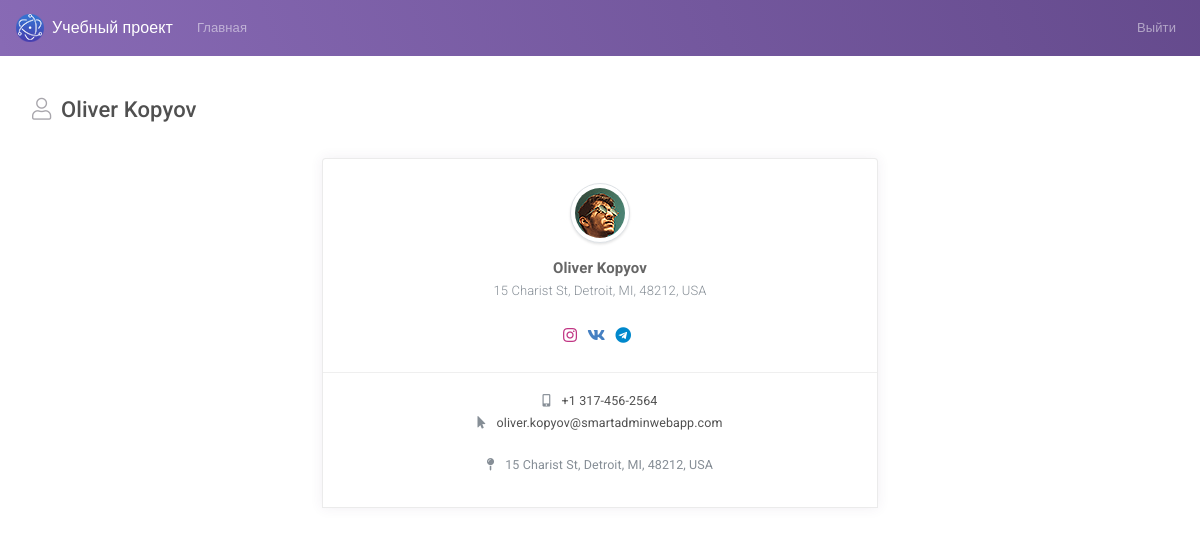
/page_profile.php (signed in), run on an earlier commit of the app's database.
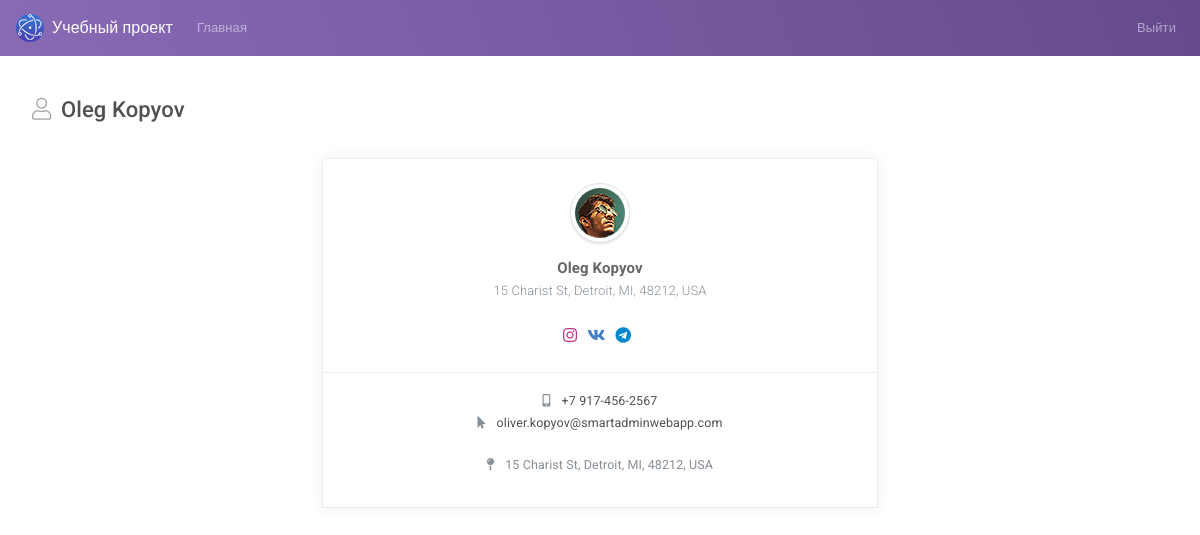
And on a later commit of the database.
### tables this page shows
CREATE TABLE IF NOT EXISTS `users` (
  `id` int(11) NOT NULL AUTO_INCREMENT,
  `email` varchar(100) NOT NULL,
  `phone` varchar(50) DEFAULT NULL,
  `address` varchar(255) DEFAULT NULL,
  `job_title` varchar(50) DEFAULT NULL,
  `name` varchar(50) NOT NULL,
  `password` varchar(255) NOT NULL,
  `role` tinyint(2) NOT NULL DEFAULT '1',
  `img` varchar(255) DEFAULT NULL,
  `status` varchar(20) DEFAULT NULL,
  `vk` varchar(255) DEFAULT NULL,
  `telegram` varchar(255) DEFAULT NULL,
  `instagram` varchar(255) DEFAULT NULL,
  PRIMARY KEY (`id`)
);

### functions.php (called while the page is built, shortened)
<?php
include_once 'db.php';
function is_not_logged_in()
{
    return (!isset($_SESSION['user']) && empty($_SESSION['user']));
}
function get_user_by_id(int $id)
{
    global $pdo;
    $query = "SELECT * FROM users WHERE id = (:id)";
    $params = ['id' => intval($id)];
    $statement = $pdo->prepare($query);
    $statement->execute($params);
    return $statement->fetch(PDO::FETCH_ASSOC);
}

### page_profile.php (the view, shortened to what this page needs)
<?php
include_once 'functions.php';
$id = isset($_GET['id']) ? intval($_GET['id']) : $_SESSION['user']['id'];
$user = get_user_by_id($id);
$name = $user['name']?$user['name']:"";
$email = $user['email']?$user['email']:"";
$phone = $user['phone']?$user['phone']:"";
$address = $user['address']?$user['address']:"";
$vk = $user['vk']?$user['vk']:"";
$telegram = $user['telegram']?$user['telegram']:"";
$instagram = $user['instagram']?$user['instagram']:"";
$img = $user['img']?$user['img']:"";
?>
<!DOCTYPE html>
<html lang="en">
<head>
    <link id="vendorsbundle" rel="stylesheet" media="screen, print" href="css/vendors.bundle.css">
    <link id="appbundle" rel="stylesheet" media="screen, print" href="css/app.bundle.css">
    <link id="myskin" rel="stylesheet" media="screen, print" href="css/skins/skin-master.css">
    <link rel="stylesheet" media="screen, print" href="css/fa-solid.css">
    <link rel="stylesheet" media="screen, print" href="css/fa-brands.css">
    <link rel="stylesheet" media="screen, print" href="css/fa-regular.css">
</head>
<body class="mod-bg-1 mod-nav-link">
<?php include 'nav_component.php' ?>
<main id="js-page-content" role="main" class="page-content mt-3">
    <div class="subheader">
        <h1 class="subheader-title">
            <i class='subheader-icon fal fa-user'></i> <?= $name ?>
        </h1>
    </div>
    <div class="row">
        <div class="col-lg-6 col-xl-6 m-auto">
            <div class="card mb-g rounded-top">
                <div class="row no-gutters row-grid">
                    <div class="col-12">
                        <div class="d-flex flex-column align-items-center justify-content-center p-4">
                            <img src="<?= $img ?>"
                                 class="rounded-circle shadow-2 img-thumbnail" alt="">
                            <h5 class="mb-0 fw-700 text-center mt-3">
                                <?= $name ?>
                                <small class="text-muted mb-0"><?= $address ?></small>
                            </h5>
                            <div class="mt-4 text-center demo">
                                <a href="javascript:void(0);" class="fs-xl" style="color:#C13584">
                                    <i class="fab fa-instagram"><?= $instagram ?></i>
                                </a>
                                <a href="javascript:void(0);" class="fs-xl" style="color:#4680C2">
                                    <i class="fab fa-vk"><?= $vk ?></i>
                                </a>
                                <a href="javascript:void(0);" class="fs-xl" style="color:#0088cc">
                                    <i class="fab fa-telegram"><?= $telegram ?></i>
                                </a>
                            </div>
                        </div>
                    </div>
                    <div class="col-12">
                        <div class="p-3 text-center">
                            <a href="tel:<?= $phone ?>" class="mt-1 d-block fs-sm fw-400 text-dark">
                                <i class="fas fa-mobile-alt text-muted mr-2"></i> <?= $phone ?></a>
                            <a href="mailto:oliver.kopyov@marlin.ru" class="mt-1 d-block fs-sm fw-400 text-dark">
                                <i class="fas fa-mouse-pointer text-muted mr-2"></i> <?= $email ?></a>
                            <address class="fs-sm fw-400 mt-4 text-muted">
                                <i class="fas fa-map-pin mr-2"></i> <?= $address ?>
                            </address>
                        </div>
                    </div>
                </div>
            </div>
        </div>
    </div>
</main>
</body>
</html>

### nav_component.php (shortened to what this page needs)
<nav class="navbar navbar-expand-lg navbar-dark bg-primary bg-primary-gradient">
    <a class="navbar-brand d-flex align-items-center fw-500" href="users.html"><img alt="logo"
                                                                                    class="d-inline-block align-top mr-2"
                                                                                    src="img/logo.png"> Учебный
        проект</a>
    <div class="collapse navbar-collapse" id="navbarColor02">
        <ul class="navbar-nav mr-auto">
            <li class="nav-item">
                <a class="nav-link" href="users.php">Главная <span class="sr-only">(current)</span></a>
            </li>
        </ul>
        <ul class="navbar-nav ml-auto">
            <?php if (is_not_logged_in()): ?>
                <li class="nav-item">
                    <a class="nav-link" href="page_login.php">Войти</a>
                </li>
            <?php else: ?>
                <li class="nav-item">
                    <a class="nav-link" href="logout.php">Выйти</a>
                </li>
            <?php endif; ?>
        </ul>
    </div>
</nav>

### css/fa-solid.css (style rules this page uses)
.fa,.fas { font-family:'Font Awesome 5 Pro';font-weight:900 }

### css/fa-brands.css (style rules this page uses)
.fab { font-family:'Font Awesome 5 Brands';font-weight:400 }

What changed in the data, as far as the page shows it:
changed users "15 Charist St, Detroit, MI, 48212, USA": name "Oliver Kopyov" → "Oleg Kopyov"; phone "+1 317-456-2564" → "+7 917-456-2567"
